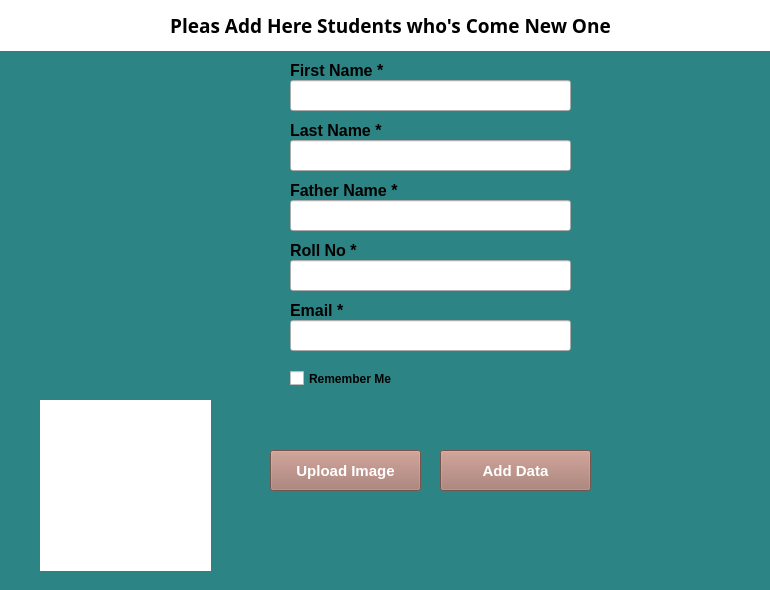
<?xml version="1.0" encoding="UTF-8"?>
<ui version="4.0">
 <class>MainWindow</class>
 <widget class="QMainWindow" name="MainWindow">
  <property name="geometry">
   <rect>
    <x>0</x>
    <y>0</y>
    <width>770</width>
    <height>590</height>
   </rect>
  </property>
  <property name="windowTitle">
   <string>MainWindow</string>
  </property>
  <widget class="QWidget" name="centralwidget">
   <widget class="QLabel" name="label">
    <property name="geometry">
     <rect>
      <x>0</x>
      <y>0</y>
      <width>771</width>
      <height>591</height>
     </rect>
    </property>
    <property name="styleSheet">
     <string notr="true">background-color: rgb(44, 132, 132);</string>
    </property>
    <property name="text">
     <string/>
    </property>
   </widget>
   <widget class="QLabel" name="label_2">
    <property name="geometry">
     <rect>
      <x>0</x>
      <y>0</y>
      <width>781</width>
      <height>51</height>
     </rect>
    </property>
    <property name="font">
     <font>
      <family>MS Gothic</family>
      <pointsize>14</pointsize>
      <weight>75</weight>
      <bold>true</bold>
     </font>
    </property>
    <property name="styleSheet">
     <string notr="true">background-color: rgb(255, 255, 255);
color: rgb(0, 0, 0);</string>
    </property>
    <property name="text">
     <string>Pleas Add Here Students who's Come New One</string>
    </property>
    <property name="alignment">
     <set>Qt::AlignCenter</set>
    </property>
   </widget>
   <widget class="QLabel" name="label_3">
    <property name="geometry">
     <rect>
      <x>290</x>
      <y>60</y>
      <width>101</width>
      <height>21</height>
     </rect>
    </property>
    <property name="font">
     <font>
      <pointsize>12</pointsize>
      <weight>75</weight>
      <bold>true</bold>
     </font>
    </property>
    <property name="text">
     <string>First Name *</string>
    </property>
   </widget>
   <widget class="QLineEdit" name="lineEdit">
    <property name="geometry">
     <rect>
      <x>290</x>
      <y>80</y>
      <width>281</width>
      <height>31</height>
     </rect>
    </property>
   </widget>
   <widget class="QLabel" name="label_4">
    <property name="geometry">
     <rect>
      <x>290</x>
      <y>120</y>
      <width>101</width>
      <height>21</height>
     </rect>
    </property>
    <property name="font">
     <font>
      <pointsize>12</pointsize>
      <weight>75</weight>
      <bold>true</bold>
     </font>
    </property>
    <property name="text">
     <string>Last Name *</string>
    </property>
   </widget>
   <widget class="QLineEdit" name="lineEdit_2">
    <property name="geometry">
     <rect>
      <x>290</x>
      <y>140</y>
      <width>281</width>
      <height>31</height>
     </rect>
    </property>
   </widget>
   <widget class="QLabel" name="label_5">
    <property name="geometry">
     <rect>
      <x>290</x>
      <y>180</y>
      <width>131</width>
      <height>21</height>
     </rect>
    </property>
    <property name="font">
     <font>
      <pointsize>12</pointsize>
      <weight>75</weight>
      <bold>true</bold>
     </font>
    </property>
    <property name="text">
     <string>Father Name *</string>
    </property>
   </widget>
   <widget class="QLineEdit" name="lineEdit_3">
    <property name="geometry">
     <rect>
      <x>290</x>
      <y>200</y>
      <width>281</width>
      <height>31</height>
     </rect>
    </property>
   </widget>
   <widget class="QLabel" name="label_6">
    <property name="geometry">
     <rect>
      <x>290</x>
      <y>240</y>
      <width>101</width>
      <height>21</height>
     </rect>
    </property>
    <property name="font">
     <font>
      <pointsize>12</pointsize>
      <weight>75</weight>
      <bold>true</bold>
     </font>
    </property>
    <property name="text">
     <string>Roll No *</string>
    </property>
   </widget>
   <widget class="QLineEdit" name="lineEdit_4">
    <property name="geometry">
     <rect>
      <x>290</x>
      <y>260</y>
      <width>281</width>
      <height>31</height>
     </rect>
    </property>
   </widget>
   <widget class="QLabel" name="label_7">
    <property name="geometry">
     <rect>
      <x>290</x>
      <y>300</y>
      <width>101</width>
      <height>21</height>
     </rect>
    </property>
    <property name="font">
     <font>
      <pointsize>12</pointsize>
      <weight>75</weight>
      <bold>true</bold>
     </font>
    </property>
    <property name="text">
     <string>Email *</string>
    </property>
   </widget>
   <widget class="QLineEdit" name="lineEdit_5">
    <property name="geometry">
     <rect>
      <x>290</x>
      <y>320</y>
      <width>281</width>
      <height>31</height>
     </rect>
    </property>
   </widget>
   <widget class="QCheckBox" name="checkBox">
    <property name="geometry">
     <rect>
      <x>290</x>
      <y>370</y>
      <width>271</width>
      <height>17</height>
     </rect>
    </property>
    <property name="font">
     <font>
      <pointsize>9</pointsize>
      <weight>75</weight>
      <bold>true</bold>
     </font>
    </property>
    <property name="text">
     <string>Remember Me </string>
    </property>
   </widget>
   <widget class="QLabel" name="label_8">
    <property name="geometry">
     <rect>
      <x>40</x>
      <y>400</y>
      <width>171</width>
      <height>171</height>
     </rect>
    </property>
    <property name="styleSheet">
     <string notr="true">background-color: rgb(255, 255, 255);</string>
    </property>
    <property name="text">
     <string/>
    </property>
    <property name="scaledContents">
     <bool>true</bool>
    </property>
    <property name="alignment">
     <set>Qt::AlignCenter</set>
    </property>
   </widget>
   <widget class="QPushButton" name="pushButton">
    <property name="geometry">
     <rect>
      <x>270</x>
      <y>450</y>
      <width>151</width>
      <height>41</height>
     </rect>
    </property>
    <property name="font">
     <font>
      <pointsize>11</pointsize>
      <weight>75</weight>
      <bold>true</bold>
     </font>
    </property>
    <property name="cursor">
     <cursorShape>PointingHandCursor</cursorShape>
    </property>
    <property name="styleSheet">
     <string notr="true">background-color: rgb(163, 118, 107);
color: rgb(255, 255, 255);</string>
    </property>
    <property name="text">
     <string>Upload Image</string>
    </property>
   </widget>
   <widget class="QPushButton" name="pushButton_2">
    <property name="geometry">
     <rect>
      <x>440</x>
      <y>450</y>
      <width>151</width>
      <height>41</height>
     </rect>
    </property>
    <property name="font">
     <font>
      <pointsize>11</pointsize>
      <weight>75</weight>
      <bold>true</bold>
     </font>
    </property>
    <property name="cursor">
     <cursorShape>PointingHandCursor</cursorShape>
    </property>
    <property name="styleSheet">
     <string notr="true">background-color: rgb(163, 118, 107);
color: rgb(255, 255, 255);</string>
    </property>
    <property name="text">
     <string>Add Data</string>
    </property>
   </widget>
  </widget>
 </widget>
 <resources/>
 <connections/>
</ui>
